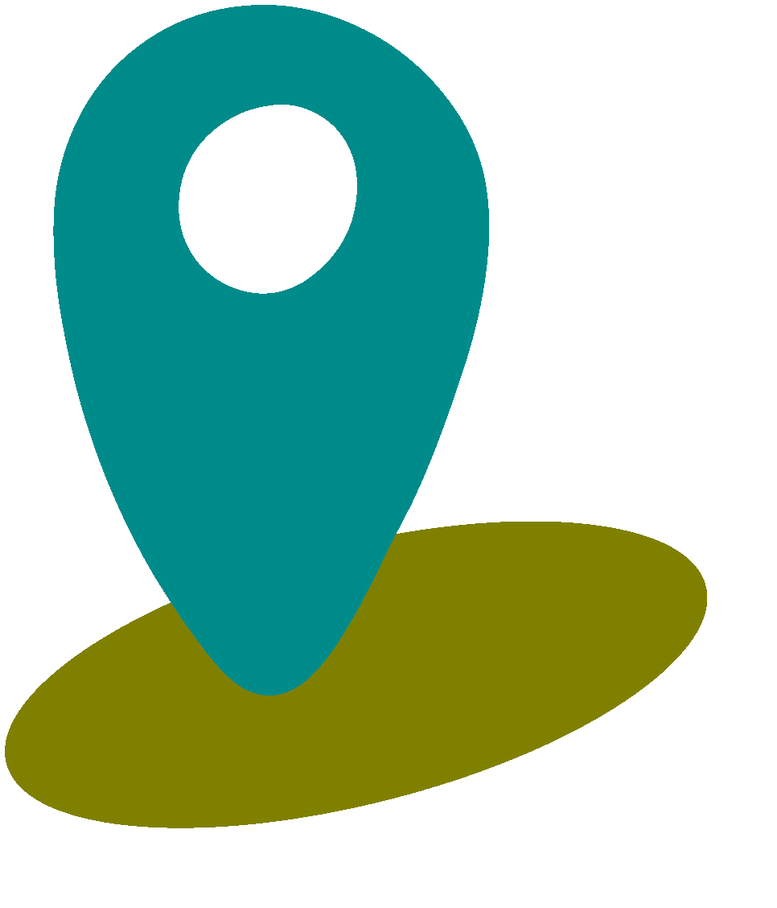
#> input picture problems/problems/occlusion1_rec.png, 777 x 908 px, shrunk from 966 x 1128 before the run, found by its file name
$ jupyter execute completion.ipynb
#> lines starting #> are read from the running program, lines starting #| are printed output that depends on the picture; after the words box and inside, x2 and y2 are one past the last pixel; in counts of white or black regions, pixels touching at a corner belong together
[cell 1]
import cv2
import numpy as np
from scipy.spatial import ConvexHull
import matplotlib.pyplot as plt
import os

def extract_polylines(image_path):

   # Converting an image to polylines using edge detection.

#> called with image_path = '/content/occlusion1_rec.png'
    image = cv2.imread(image_path, cv2.IMREAD_GRAYSCALE)
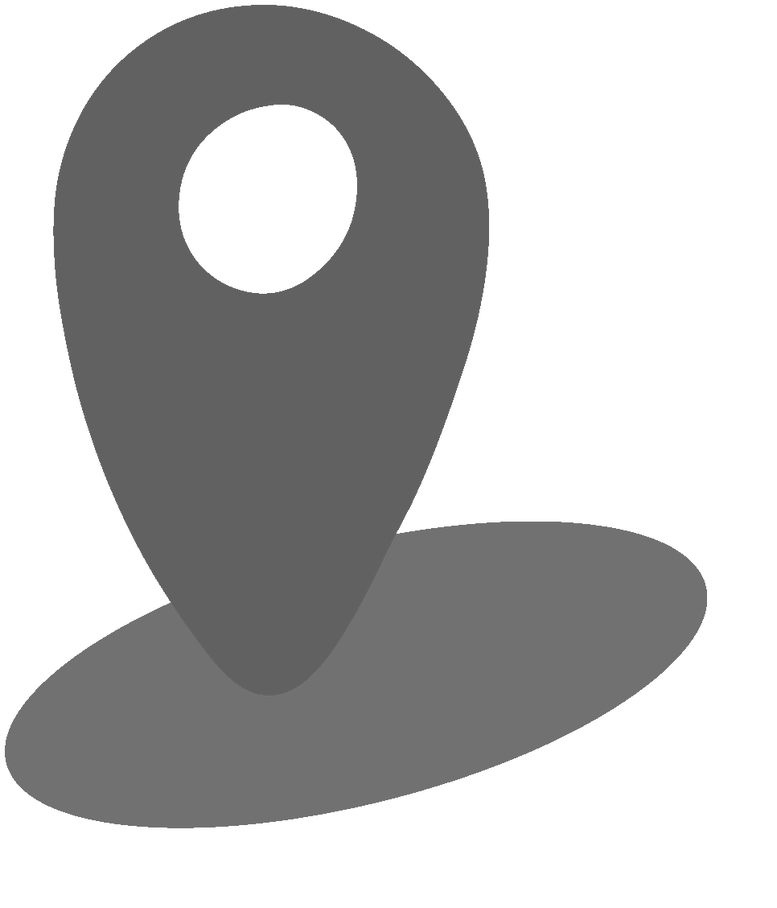
#> image: shape (908, 777); min 84, max 255, mean 186.3
    edges = cv2.Canny(image, 50, 150)
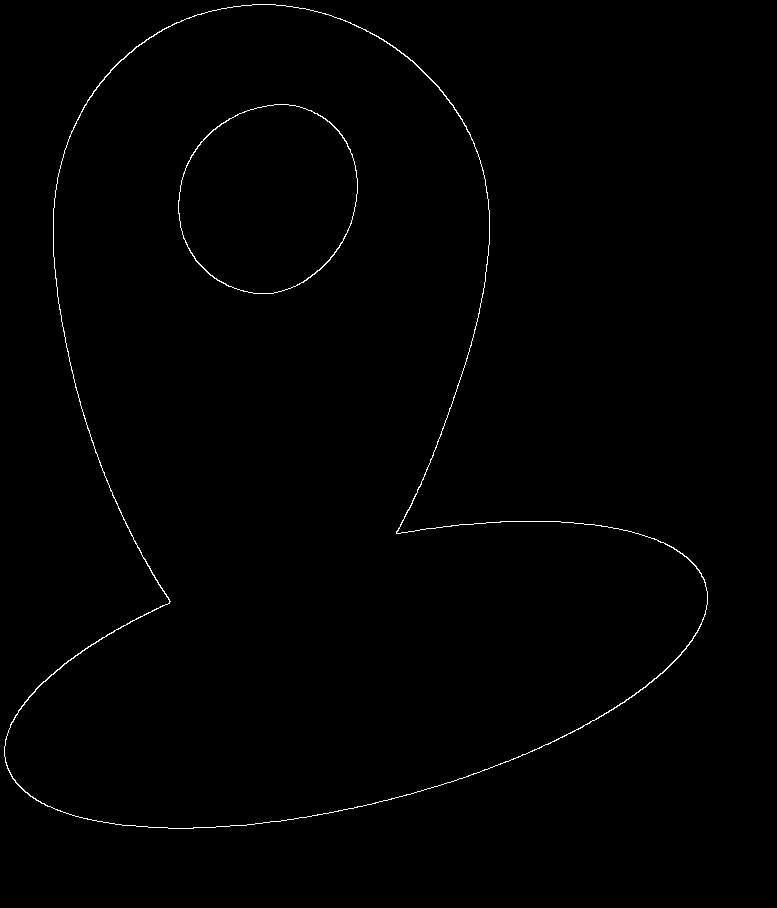
#> edges: shape (908, 777); 0.55% white in thin lines or dots, all inside (x1, y1, x2, y2) = (4, 4, 708, 829)
    contours, _ = cv2.findContours(edges, cv2.RETR_EXTERNAL, cv2.CHAIN_APPROX_SIMPLE)
#> contours = 1 contour; box (x1, y1, x2, y2) and area: (4, 4, 708, 829) 346214

    polylines = [contour[:, 0, :] for contour in contours]
#> polylines = 1 item
    return polylines

def complete_curve_with_convex_hull(points):

    #Completing the curve using the convex hull of the points.

    if len(points) < 3:
        return points
    hull = ConvexHull(points)
    hull_points = points[hull.vertices]
    return np.append(hull_points, [hull_points[0]], axis=0)

def process_image(image_path, output_dir):

    #Processing the image to extract, complete, and visualize curves using the convex hull method.

    if not os.path.exists(output_dir):
        os.makedirs(output_dir)

    # Extracting polylines from the image
    polylines = extract_polylines(image_path)
#> polylines = 1 item
    print(f"Extracted {len(polylines)} polylines from the image.")
#| Extracted 1 polylines from the image.

    completed_curves = []

    # Completing each curve using the convex hull
    for i, polyline in enumerate(polylines):
        completed_curve = complete_curve_with_convex_hull(polyline)
        completed_curves.append(completed_curve)
        print(f"Completed curve {i+1} with {len(completed_curve)} points.")
#> this loop made 1 pass
#| Completed curve 1 with 107 points.
#> after the loop, completed_curves = 1 item

    # Visualizing the completed curves
    plt.figure(figsize=(8, 8))
    for completed_curve in completed_curves:
        plt.plot(completed_curve[:, 0], completed_curve[:, 1], 'r-')

    plt.gca().invert_yaxis()  # Invert y-axis if needed
    plt.axis('equal')
    plt.axis('off')  # Turn off the axis

    output_path = os.path.join(output_dir, "completed_curves.png")
    plt.savefig(output_path, bbox_inches='tight', pad_inches=0)
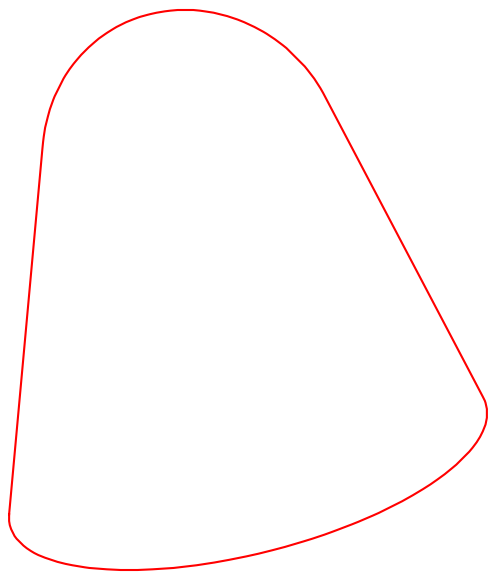
#> figure drawn by matplotlib, 1 panel
    plt.close()

    print(f"Completed curves saved to {output_path}.")

# Main execution
def main():
    image_path = "/content/occlusion1_rec.png"
    output_dir = "output"

    process_image(image_path, output_dir)

if __name__ == "__main__":
    main()

$ run again, with problems/problems/occlusion2_rec.png copied over problems/problems/occlusion1_rec.png
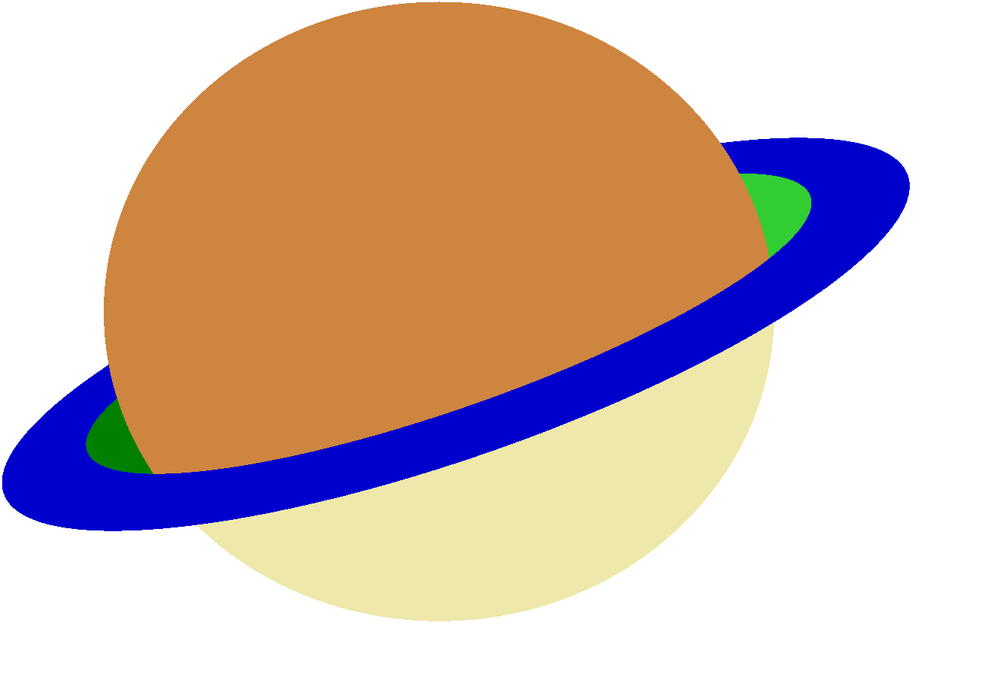
#> input picture problems/problems/occlusion2_rec.png, 1000 x 680 px, shrunk from 1330 x 905 before the run, found by its file name
#> in extract_polylines, `edges = cv2.Canny(image, 50, 150)`:
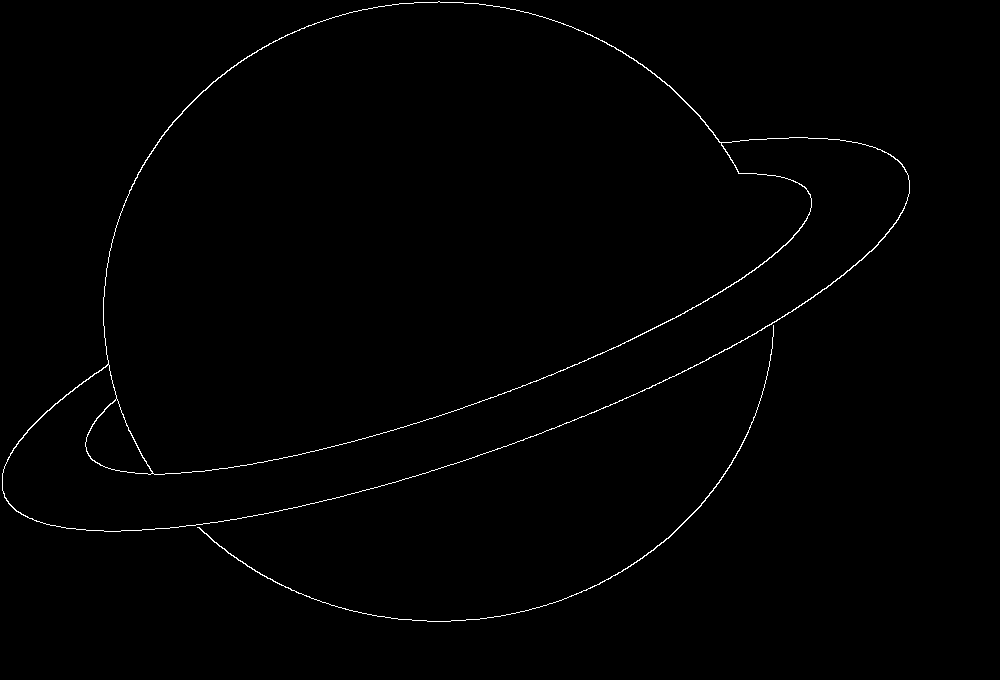
#> edges: shape (680, 1000); 0.7% white in thin lines or dots, all inside (x1, y1, x2, y2) = (2, 1, 910, 622)
#> contours = 2 contours; box (x1, y1, x2, y2) and area: (2, 1, 910, 532) 291495, (197, 325, 774, 622) 202
#> in extract_polylines, `polylines = [contour[:, 0, :] for contour in contours]`: polylines = 2 items
#| Extracted 2 polylines from the image.
#> the loop in process_image, `for i, polyline in enumerate(polylines):` made 2 passes
#| Completed curve 1 with 55 points.
#| Completed curve 2 with 110 points.
#> the loop in process_image, `for completed_curve in completed_curves:` made 2 passes
#> in process_image, `plt.savefig(output_path, bbox_inches='tight', pad_inches=0)`:
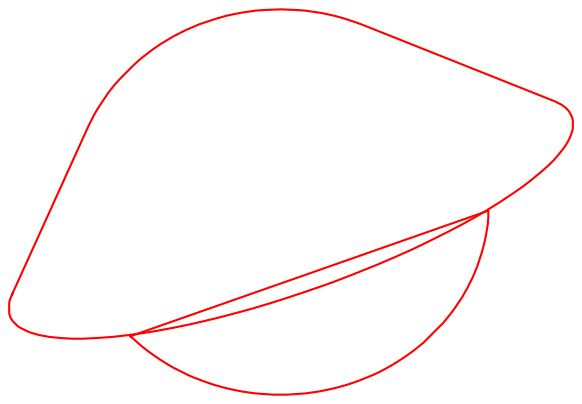
#> figure drawn by matplotlib, 1 panel
